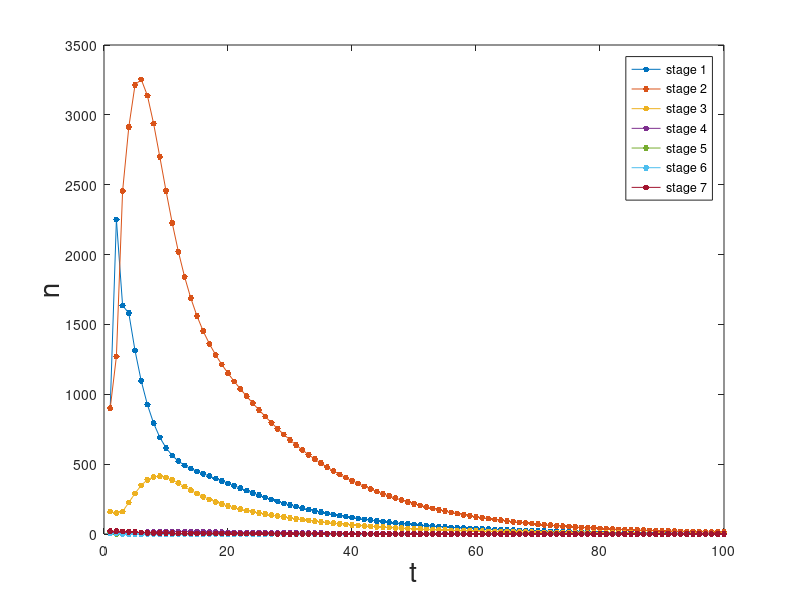
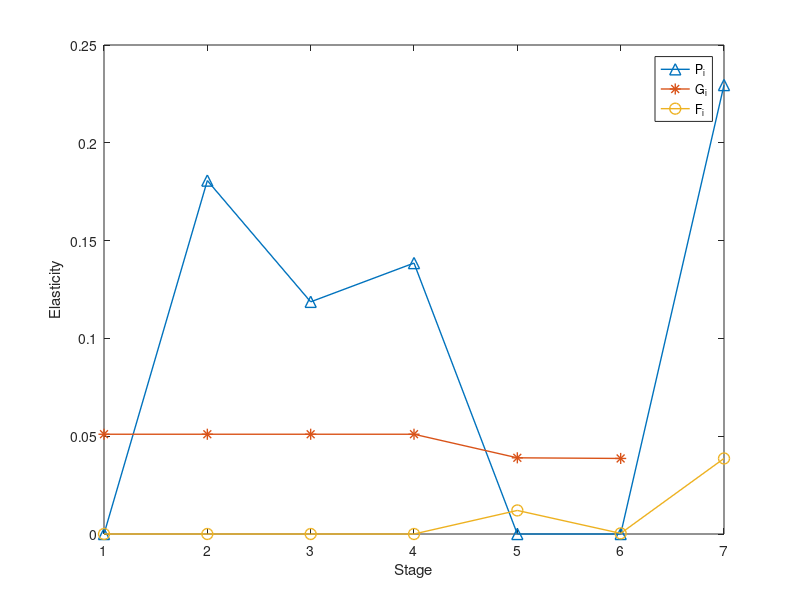

Recreate these plots in MATLAB, in order.
%% Sea_Turtle_Example_of_Structured_Population_Model

% We should first construct the projection matrix A
% Before that, we have make two assumptions
% 1st: All the parameters in A do not change over time, at least during the
% observation
% 2st: All parameters is uniform within each stage among all ages
% A(i,i) = 1-1/(1+pi+...pi^(di-1))
% A(i+1,i) = pi^(di)/(1+pi+...pi^(di-1))

% Define projection matrix A
A=[ 0     0     0     0     127      4      80  ; 
   .6747  .737  0     0       0      0       0  ; 
    0  .0486 .6610   0       0      0       0  ; 
    0     0  .0147  .6907    0      0       0  ;
    0     0    0    .0518    0      0       0  ;
    0     0    0     0      .8091   0       0  ;
    0     0    0     0       0     .8091   .8089];

%Initial population size in each stage class
n0 = [900;
      900;
      160;
       10;
        5;
        4;
       20];    
                
tmax    = 100;
nt      = zeros(7,tmax);
nt(:,1) = n0 ;

for t=2:tmax
   nt(:,t)=A*nt(:,t-1) ;    
end

figure
set(gca,'FontSize',20)
plot(1:tmax,nt','.-','MarkerSize',14)
xlabel('t','FontSize',20)
ylabel('n','FontSize',20)
legend('stage 1','stage 2','stage 3','stage 4','stage 5','stage 6','stage 7')

ppp = polyfit(25:tmax,log(nt(1,25:tmax)),1);
lambda_estimate=exp(ppp(1));

% sensitivity analysis
% Sij = partial lambda/partial aij = vi*wj/sum(vk.*wk)
% where v is the eigenvector of A' associated with lambda and w is the
% eigenvector of A associated with lambada
% In short S = v*w'/sum(v.*w)
% While sensitivity reflects the absolute change, % elasticity reflects 
% the percentage change
% Eij = (partial lambda/lambda) / (partial aij/aij) 
% = partial log(lambda)/ partial log(aij)
% = aij/lambda*Sij
% In short E = A.*S/lambda

% Compute right eigenvalues and right eigenvectors(the default ones) of A
[W,D_r]  = eig(A);
% Compute left eigenvalues and left eigenvectors of A
[V,D_l] = eig(A');
 
dr = diag(D_r);
[lambda,indr] = max(dr); % find dominant eigenvalue
w  = W(:,indr); % corresponding (dominant) eigenvector

dl = diag(D_l);
[lambda,indl] = max(dl); % find dominant eigenvalue
v  = V(:,indl); % corresponding eigenvector

S = v*w'/sum(v.*w); % snesitivity
E = A.*S/lambda; % elasticity

% elasticities for P, F and G
for i=1:6
    elastg(i)=E(i+1,i);
end
elastp=diag(E);
elastf=E(1,:);

figure;
plot(elastp,'^-','MarkerSize',8,'LineWidth',1);
hold on;
plot(elastg,'*-','MarkerSize',8,'LineWidth',1);
hold on;
plot(elastf,'o-','MarkerSize',8,'LineWidth',1)
legend('P_i','G_i','F_i');
xlabel('Stage');
ylabel('Elasticity');